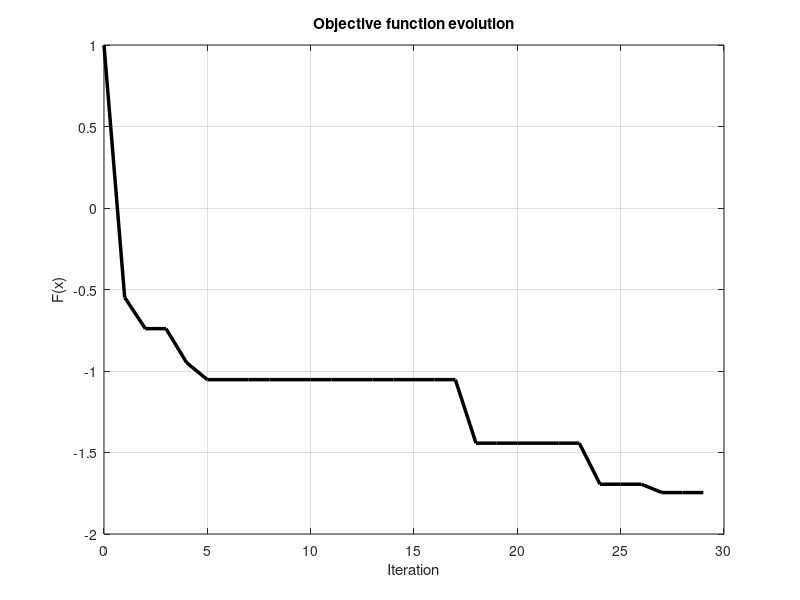

The MATLAB source for this figure:
% hill climbing algorithm
clc; clear all; k = 1; k_max = 30;


%%%%%%%%%%%%%%%%%%%%%%%%%%% entry of parameters %%%%%%%%%%%%%%%%%%%%%%%%%%%
% initial solution, number of neighbors solutions and their distance bound
x    = 1;
L    = 4;   
b    = 0.5;

% objective function
F = @(x) x.*sin( 10*pi.*x ) +1;


%%%%%%%%%%%%%%%%%%%%%%%%%%% hill climbing %%%%%%%%%%%%%%%%%%%%%%%%%%%%%%%%%
f(k) = F(x);                              % evaluate objective function for x_0
fprintf('k = %-2d: x = %.3f | F(x) = %.3f\n', k, x, f(k));

while( k<k_max )
    k = k+1;

    for aux  = 1:L
        x_j  = x +b*(1*rand(1,1) -0.5);   % random neighbor solution x_j

        if( F(x_j) < F(x) )
            x = x_j;                      % accepted solution
            fprintf('neighb: x = %.3f | F(x) = %.3f | new min\n', x, F(x));
        end
    end

    f(k) = F(x);        % evaluate objective function
    fprintf('k = %-2d: x = %.3f | F(x) = %.3f\n', k, x, f(k));    % show progress
end

plot(0:k-1, f, 'LineWidth',2.5, 'color','k'); grid on;
title('Objective function evolution'); xlabel('Iteration'); ylabel('F(x)');